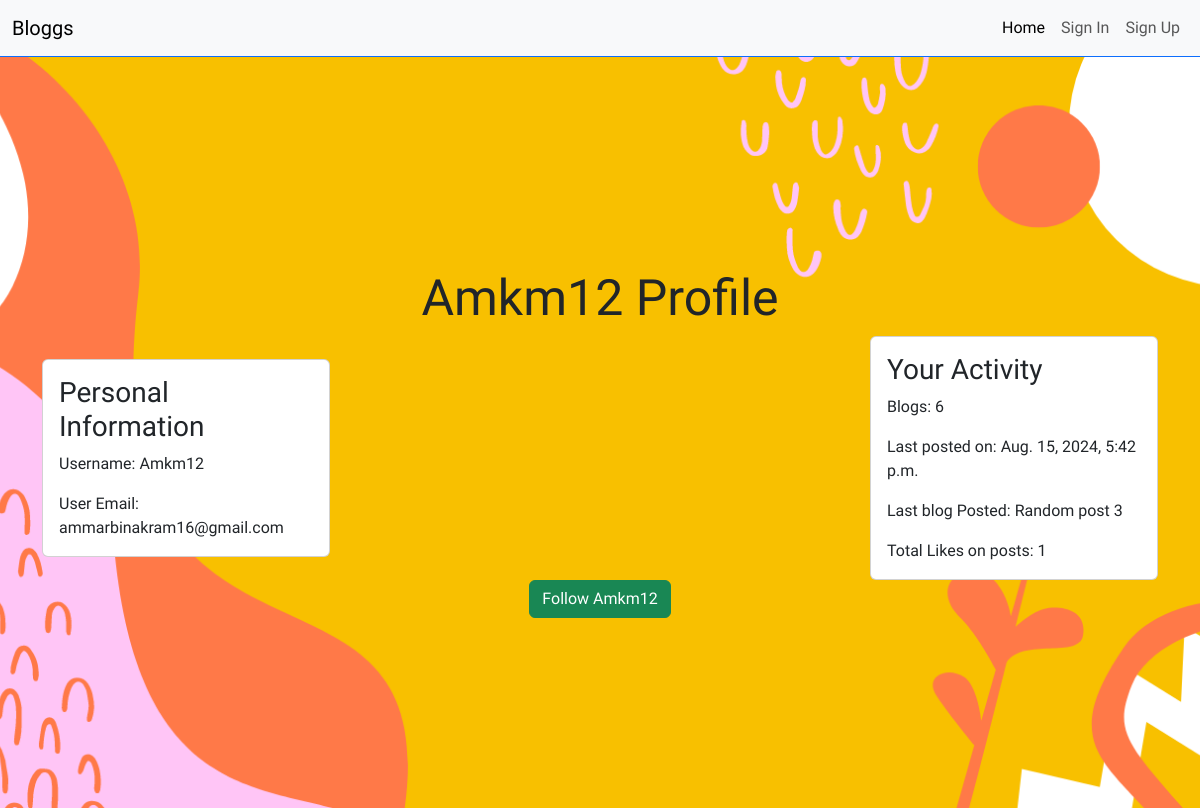
/blogs/profile/1/, run on an earlier commit of the app's database.
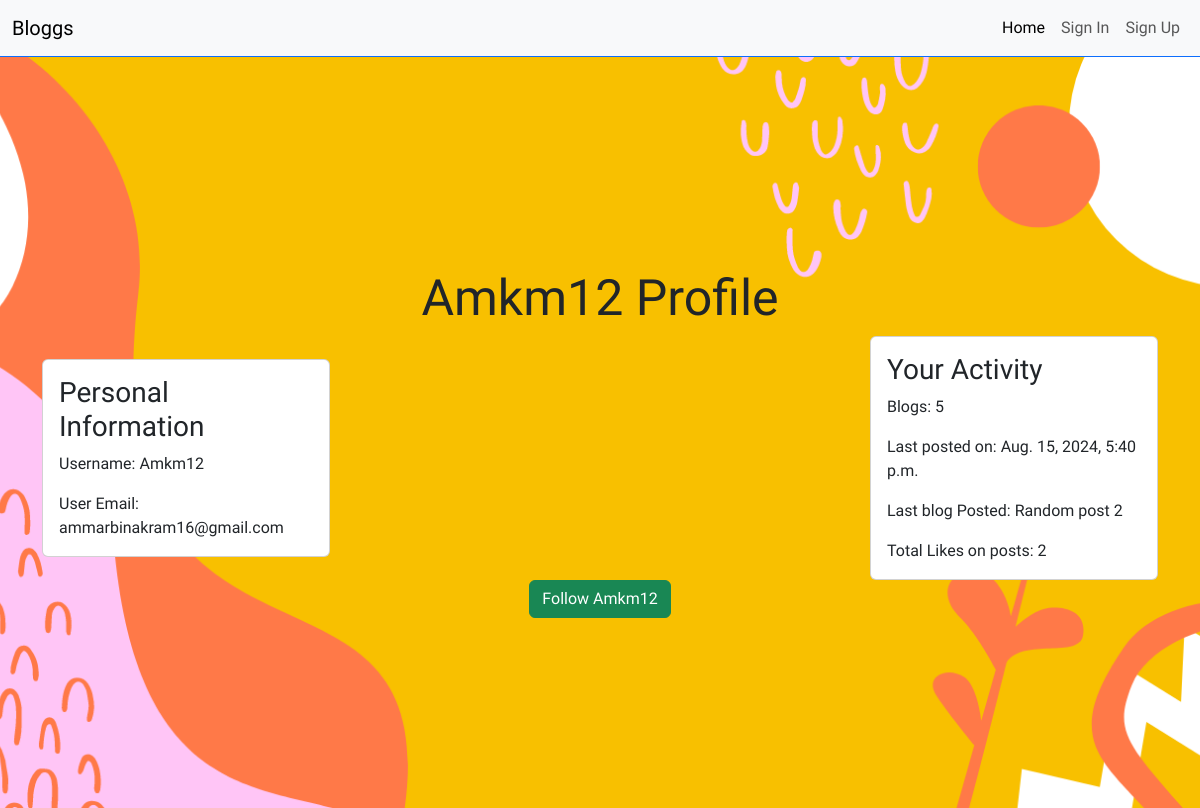
And on a later commit of the database.
### blogs/models.py (models this page shows)
class Blog(models.Model):
    title = models.CharField(max_length=200)
    content = models.TextField()
    created_at = models.DateTimeField()
    user = models.ForeignKey(User, on_delete=models.CASCADE)

### blogs/views.py (the view)
# urls.py: path('profile/<int:blog_id>/', views.others_profile, name='profile'),
def others_profile(request, blog_id):
    blog = Blog.objects.get(pk=blog_id)
    other_user = blog.user
    blogs_user = Blog.objects.filter(user=other_user)
    total_likes = Likes.objects.filter(user=other_user).count()
    latest_blog = blogs_user[0]
    for blog in blogs_user:
        if blog.created_at > latest_blog.created_at:
            latest_blog = blog
    context = {'other_user': other_user, 'blogs': blogs_user, 'latest_blog': latest_blog, 'total_likes': total_likes}
    return render(request, 'blogs/others_profile.html', context)

### Blog/templates/blogs/others_profile.html (shortened to what this page needs)
{% extends '../base.html' %}
{% load static %}
{% block content %}
  <div class="main-profile container-fluid d-flex flex-column justify-content-center align-items-center mt-5">
    <h1 class="main-h1">{{ other_user.username }} Profile</h1>
    <div class="container d-flex flex-row justify-content-between align-items-center">
        <div class="card" style="width: 18rem;">
            <div class="card-body">
              <h3 class="card-title">Personal Information</h3>
              <p class="card-text">Username: {{ other_user.username }}</p>
              <p class="card-text">User Email: {{ other_user.email }}</p>
            </div>
        </div>
        <div class="card" style="width: 18rem;">
            <div class="card-body">
              <h3 class="card-title">Your Activity</h3>
              <p class="card-text">Blogs: {{ blogs|length }}</p>
              <p class="card-text">Last posted on: {{ latest_blog.created_at }}</p>
              <p class="card-text">Last blog Posted: {{ latest_blog.title }}</p>
              <p class="card-text">Total Likes on posts: {{ total_likes }}</p>
            </div>
        </div>
    </div>
    <a href="{% url 'follow' other_user.id user.id %}"><button class="btn btn-success">Follow {{ other_user.username }}</button></a>
  </div>
{% endblock %}

What changed in the data, as far as the page shows it:
removed Blog: created_at "Aug. 15, 2024, 5:42 p.m.", title "Random post 3"
now on this page (row unchanged): Blog: created_at "Aug. 15, 2024, 5:40 p.m.", title "Random post 2"
Also different on the page:
{{ blogs|length }}: "6" → "5"
{{ total_likes }}: "1" → "2"
